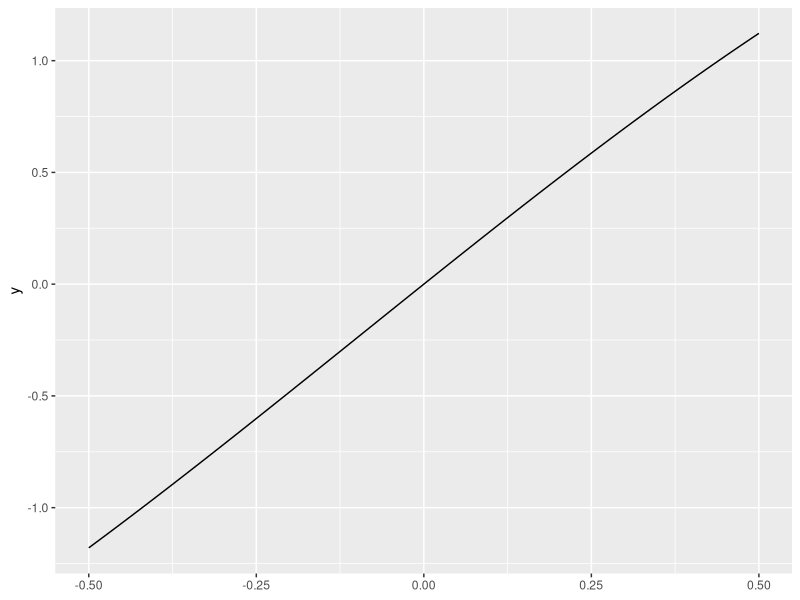
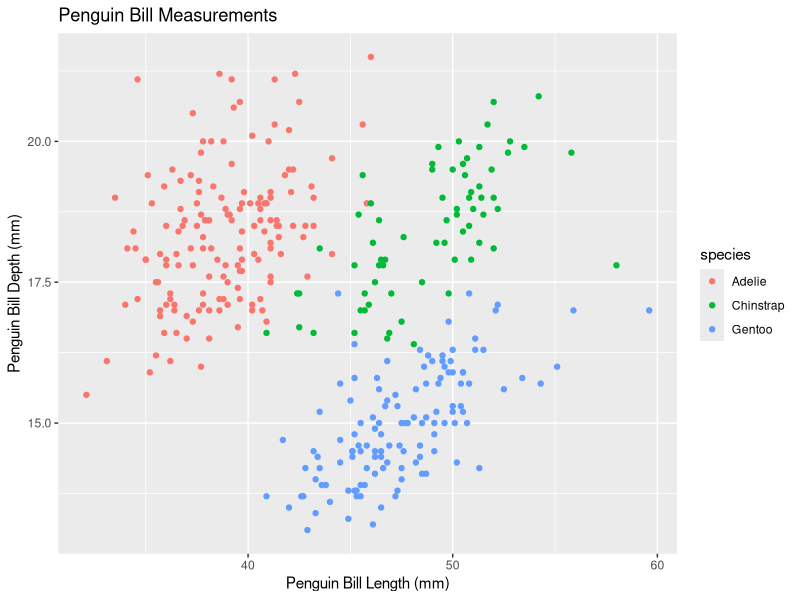
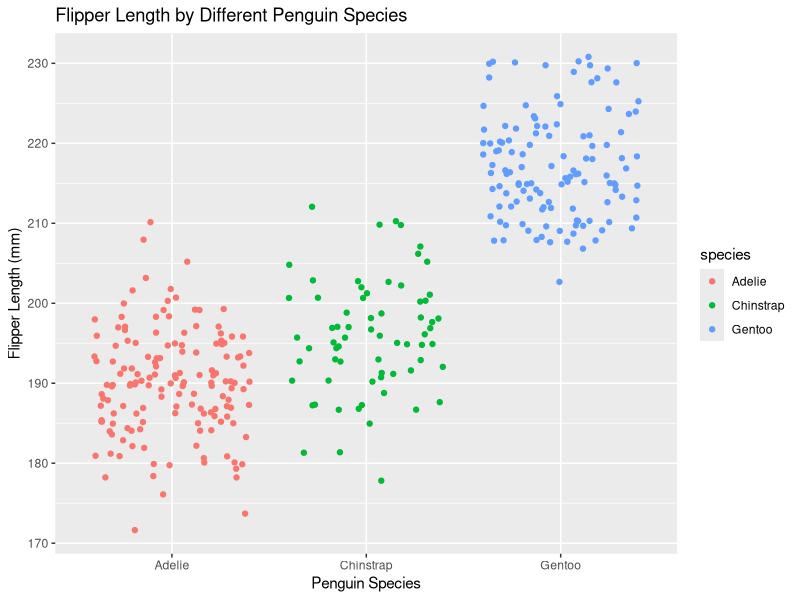

These charts were generated, in order, by the following R code:
## ---- chunk 1
knitr::opts_chunk$set(echo = TRUE)

library("tidyverse")
library("palmerpenguins")

## ---- chunk 2
fx <- expression(x^2)

x <- 3

df_dx <- D(expr = fx, name = 'x')

eval(expr = df_dx)
## ---- chunk 3
pa <- expression(2*(3*a + 2)^4 - 5)

a <- 1.2

dp_da <- D(expr = pa, name = 'a')

eval(expr = dp_da)
## ---- chunk 4
gt <- expression((-4*t)/((t^2) + 1)^3)

t <- 0

dg_dt <- D(expr = gt, name = 't')

eval(expr = dg_dt)
## ---- chunk 5
gz <- expression(4.6 - (1.9*z^3))

dg_dz <- D(expr = gz, name = 'z')

#eval(dg_dz, 'z') gives error because R is looking for something to plug in, but we did not define z. Just call the dg_dz because it takes the derivative without needing a value to plug in.
dg_dz

d2g_dz2 <- D(expr = dg_dz, name = 'z')

d2g_dz2

#eval(d2g_dz2, 'z')
## ---- chunk 6
fxyz <- expression(2*x^2*y - 3*x + 1 +4*z^4*x)

Df_Dx <- D(expr = fxyz, 'x')
Df_Dx

Df_Dy <- D(expr = fxyz, 'y')
Df_Dy

Df_Dz <- D(expr = fxyz, 'z')
Df_Dz
## ---- chunk 7
Fb <- function(b){
  (2.4*exp((-0.05)*b)*sin(b))
}

ggplot(data = NULL) +
  stat_function(fun = Fb) +
  xlim(min= -0.5, max = 0.5)

#b <- seq(from = -0.5, to = 0.5)
## ---- chunk 8
ggplot(data = penguins, aes(x = bill_length_mm, y = bill_depth_mm)) +
       geom_point(aes(color = species)) +
         labs(x = "Penguin Bill Length (mm)",
              y = "Penguin Bill Depth (mm)",
              title = "Penguin Bill Measurements")
## ---- chunk 9
ggplot(data = penguins, aes(y = flipper_length_mm, x = species)) +
  geom_jitter(aes(color = species)) +
  labs(x = "Penguin Species",
       y = "Flipper Length (mm)",
       title = "Flipper Length by Different Penguin Species")

